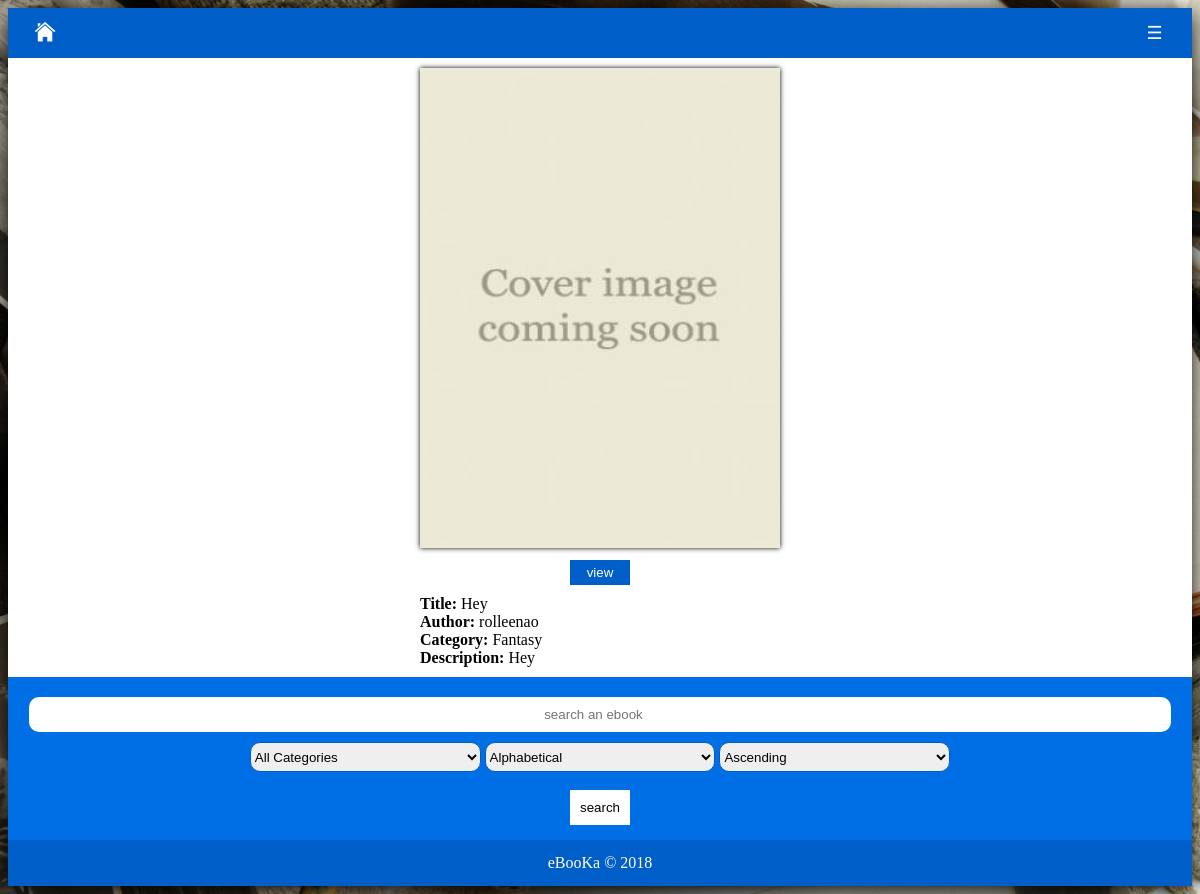
Page /books-details.php?vdbook_id=1 on the committed database.
### tables this page shows
CREATE TABLE `books` (
  `book_id` int(11) NOT NULL AUTO_INCREMENT,
  `book_title` varchar(256) NOT NULL,
  `book_description` text NOT NULL,
  `book_author` varchar(128) NOT NULL,
  `book_category_id` int(11) NOT NULL,
  `book_file` text NOT NULL,
  `book_cover` varchar(256) NOT NULL,
  `book_date` timestamp NOT NULL DEFAULT CURRENT_TIMESTAMP ON UPDATE CURRENT_TIMESTAMP,
  `upload_type` set('Private','Public') NOT NULL,
  `user_id` int(11) NOT NULL,
  PRIMARY KEY (`book_id`)
);

CREATE TABLE `category` (
  `category_id` int(11) NOT NULL AUTO_INCREMENT,
  `category_name` varchar(128) NOT NULL,
  `category_cover` text NOT NULL,
  `date_modified` timestamp NOT NULL DEFAULT CURRENT_TIMESTAMP ON UPDATE CURRENT_TIMESTAMP,
  PRIMARY KEY (`category_id`)
);

### books-details.php (the view, shortened to what this page needs)
<!DOCTYPE html>
<?php
    include ('include/verify-notlogged.php');
        ?>
        <?php
    if(isset($_GET['vdbook_id'])){
        $sql_query="SELECT a.*,b.* FROM books a INNER JOIN category b ON a.book_category_id=b.category_id WHERE book_id=".$_GET['vdbook_id'];
        $result_set=mysqli_query($con,$sql_query);
        if(mysqli_num_rows($result_set)>0){
            $fetched_row=mysqli_fetch_array($result_set);
        }
        else{
            ?>
                <script type="text/javascript">
                    window.location.href='index.php';
                </script>
            <?php
        }
    }
?>
<html>
    <head>
        <link rel="stylesheet" href="css/main.css">
        <link rel="stylesheet" href="css/loader.css">
    </head>
    <body style="font-family:Verdana;" onload="myFunction()">
            <div style="display:none;" id="myDiv" class="animate-bottom">
                <?php include ('include/nav-main.php');?>
                <div id="main">
                    <?php include ('include/menu.php');?>
                    <div style="overflow:hidden;">
                        <div class="main" style="width:100%">
                            <div style="position:relative;margin:10px;">
                                <img class="bookimage" src="views/covers/<?php echo $fetched_row[6];?>" style="box-shadow:0px 0px 5px;height:480px;width:360px;"><br>
                                <button class="apbut" onclick="javascript: vbook_id('<?php echo $fetched_row[0];?>')">view</button>
                            </div>
                            <div style="position:relative;width:360px;margin:auto;margin-bottom:10px;text-align:left;">
                                <b>Title:</b> <?php echo $fetched_row[1];?><br>
                                <b>Author:</b> <?php echo $fetched_row[3];?><br>
                                <b>Category:</b> <?php echo $fetched_row[11];?><br>
                                <b>Description:</b> <?php echo $fetched_row[2];?>
                            </div>
                        </div>
                        <?php include ('include/searchbar.php');?>
                    </div>
                    <?php include ('include/footer.php');?>
                </div>
    </body>
</html>

### css/main.css (style rules this page uses)
body { background-image: url("../images/background.jpg"); background-repeat: no-repeat; background-size: cover; }
* { box-sizing: border-box; }
.main { float:left; width:75%; padding: 0px 40px; }
#main { transition: margin-left .5s; background-color: rgba(255, 255, 255, .5); }

### css/loader.css (style rules this page uses)
.animate-bottom { position: relative; -webkit-animation-name: animatebottom; -webkit-animation-duration: 1s; animation-name: animatebottom; animation-duration: 1s }
#myDiv { display: none; text-align: center; background-color: white; box-shadow: 0px 5px 25px black; }

### books-details.php (style rules this page uses)
.apbut { color:white; background-color:rgb(0, 94, 201); border:none; width:60px; margin-top:8px; padding:5px 0px; }

### rows in the picture
books: book_cover (placeholder picture), book_title "Hey", book_author "rolleenao", category.category_name "Fantasy", book_description "Hey"

### other values in the picture
form field category "All Categories"
